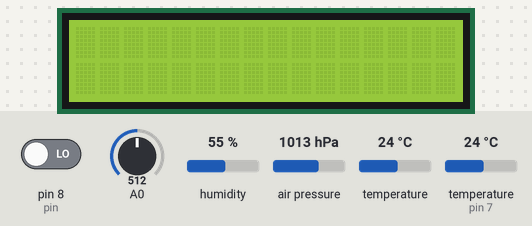
Recording of a sketch running on a simulated Arduino Uno, built with avr-gcc and run on an emulated ATmega328P. On the bench: 16×2 character LCD. The inputs (shaded band) are chosen by the test bench; at power-on: humidity 55 %, air pressure 1013 hPa, temperature 24 °C, A0 = 512, temperature (sensor on pin 7) 24 °C, pin 8 (pin) LOW. The modem accepts every AT command (registered, SIM ready, sends succeed) and sends nothing else; what the sketch prints to the serial monitor is not drawn.

Above: at 1.3 s.
1.4 s: humidity set to 22 %
At 5.1 s:
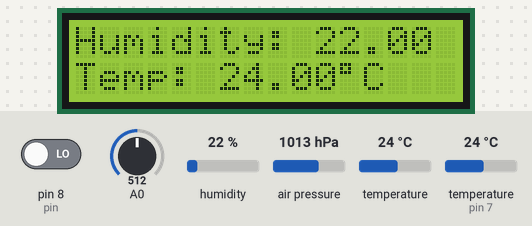
14.7 s: air pressure set to 952 hPa
At 16.4 s:
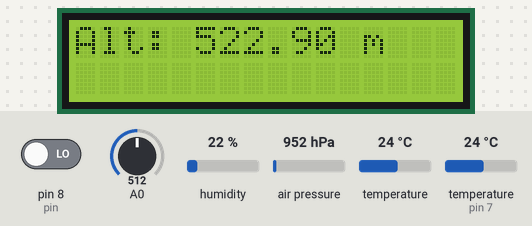
28.0 s: temperature (sensor 0) set to 12 °C
At 38.0 s:
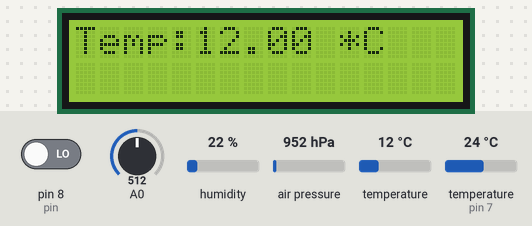
41.1 s: A0 set to 716
At 45.1 s:
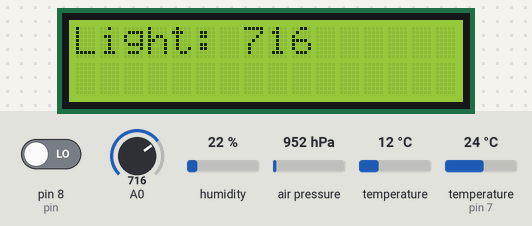
51.2 s: temperature (sensor on pin 7) set to 12 °C
At 57.8 s:
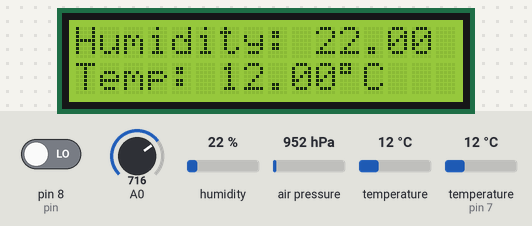
63.5 s: A0 set to 992
At 71.6 s:
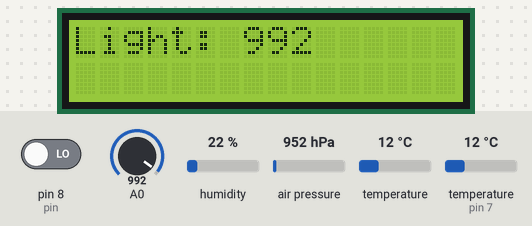
Timing chart, 0 to 73.1 s (numbered marks = the images above; inputs shaded):
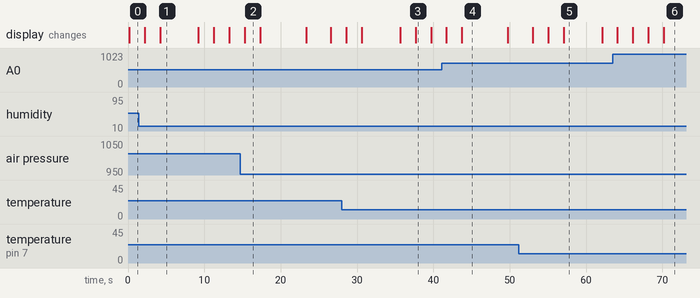

The sketch:

ICP3.ino
```cpp
//Importing Libraries
#include <DHT.h>
#include <DHT_U.h>
#include <LiquidCrystal_PCF8574.h>//LCD
#include <Adafruit_Sensor.h>
#include <Adafruit_BMP280.h>//Barometer
#include <SoftwareSerial.h>//Wifi

//Constants
#define DHTPIN 7     // what pin we're connected to
#define DHTTYPE DHT22   // DHT 22  (AM2302)
DHT dht(DHTPIN, DHTTYPE); //// Initialize DHT sensor for normal 16mhz Arduino

//LCD
LiquidCrystal_PCF8574 lcd(0x27);  // set the LCD address to 0x27 for a 16 chars and 2 line display


// Setted wifi name and passwrod also included write API key for ThinkSpeak.
SoftwareSerial esp8266(9,10);
String AP = "Supu";       // Wifi Username
String PASS = "12345678"; // Wifi Password
String API = "O5R2BXR7OMESYUM9";//Thingspeak API key
String HOST = "184.106.153.149";// Thingspeak host name
String PORT = "80";//Thingspeak port

/*
  -Thingspeak Parameters.
  -These fileds are used to send the data to the Thingspeak.
*/
String Temp = "field1";
String Hum = "field2";
String BTemp = "field3";
String BPres = "field4";
String BAlt = "field5";
String Light = "field6";
String Dust = "field7";

int countTrueCommand;
int countTimeCommand;
boolean found = false;
int valSensor = 1;

//BMP
Adafruit_BMP280 bmp; // I2C

//Temperature and Humidity Sensors variables
int chk;
float hum;  //Stores humidity value
float temp; //Stores temperature value
int light;
int pin = 8;

//Dust Sensors
unsigned long duration;
unsigned long starttime;
unsigned long sampletime_ms = 2000;
unsigned long lowpulseoccupancy = 0;
float ratio = 0;
float concentration = 0;

//Initial board setup code
void setup()
{
  Serial.begin(9600);
  //Starting the Temperature and Humidity Sensors.
  dht.begin();

  // When device is connected for the first time Dislpaying not gets displayed
  lcd.setBacklight(255);
  lcd.begin(16, 2);
  lcd.print("circuitdigest.com");
  lcd.setCursor(0,1);
  lcd.print("Connecting...");

  //wifi and thingspeak
  esp8266.begin(115200);
  sendCommand("AT",5,"OK");
  sendCommand("AT+CWMODE=1",5,"OK");
  sendCommand("AT+CWJAP=\""+ AP +"\",\""+ PASS +"\"",20,"OK");

  //barometer
  if (!bmp.begin()) {
    Serial.println(F("Could not find a valid BMP280 sensor, check wiring!"));
    while (1);
  }

  //Light sensor Input
  pinMode(A0,INPUT);

  //Dust sensor Input
  pinMode(8,INPUT);
  starttime = millis();
}

//Setting up the wifi
void sendCommand(String command, int maxTime, char readReplay[])
{
  Serial.print(countTrueCommand);
  Serial.print(". at command => ");
  Serial.print(command);
  Serial.print(" ");
  while(countTimeCommand < (maxTime*1))
  {
    esp8266.println(command);//at+cipsend
    if(esp8266.find(readReplay))//ok
    {
      found = true;
      break;
   }
    countTimeCommand++;
  }

  if(found == true)
  {
    Serial.println("OYI");
    countTrueCommand++;
    countTimeCommand = 0;
  }

  if(found == false)
  {
    Serial.println("Fail");
    countTrueCommand = 0;
    countTimeCommand = 0;
  }

  found = false;
}

//
void loop()
{
  lcd.clear();
  delay(2000);
  //Read data and store it to variables hum and temp
  hum = dht.readHumidity();
  temp= dht.readTemperature();
  //Print temp and humidity values to serial monitor
  Serial.print("Humidity: ");
  Serial.print(hum);
  Serial.print(" %, Temp: ");
  Serial.print(temp);
  Serial.println(" Celsius");

  /*Printing Temperature and Humidity sensor data to LCD*/
  lcd.setCursor(0,0);
  lcd.print("Temp & Humidity");
  lcd.setCursor(0,1);
  lcd.print("Sensor");
  delay(2000); //Delay 2 sec.
  lcd.clear();
  lcd.setCursor(0,0);
  lcd.print("Humidity: ");
  lcd.print(hum);
  lcd.print(" %");
  lcd.setCursor(0,1);
  lcd.print("Temp: ");
  lcd.print(temp);
  lcd.print( (char)223);
  lcd.print("C");
  delay(5000); //Delay 2 sec.
  lcd.clear();

  //Barometer Sensor
  Serial.print("Barometer sensor");
  lcd.print("Barometer sensor");
  delay(2000);
  Serial.print(F("Temperature = "));
  Serial.print(bmp.readTemperature());
  Serial.println(" *C");

  /*Printing Barometer Temperature sensor data to LCD*/
  lcd.clear();
  lcd.setCursor(0,0);
  lcd.print("Temp:");
  lcd.print(bmp.readTemperature());
  lcd.print(" *C");
  delay(2000);
  lcd.clear();
  Serial.print(F("Pressure = "));
  Serial.print(bmp.readPressure());
  Serial.println(" Pa");

  /*Printing Barometer Pressure sensor data to LCD*/
  lcd.print("Pres: ");
  lcd.print(bmp.readPressure());
  lcd.setCursor(0,1);
  lcd.print(" Pa");
  delay(2000);
  lcd.clear();
  Serial.print(F("Approx altitude = "));
  Serial.print(bmp.readAltitude(1013.25)); // this should be adjusted to your local forcase
  Serial.println(" m");
  /*Printing Barometer Altitude sensor data to LCD*/
  lcd.setCursor(0,0);
  lcd.print("Alt: ");
  lcd.print(bmp.readAltitude(1013.25));
  lcd.print(" m");
  Serial.println();
  delay(2000);

  //Light Sensor
  light=analogRead(A0);
  Serial.println("Light = " + String(light));

  /*Printing Light sensor data to LCD*/
  lcd.clear();
  lcd.print("Light sensor");
  lcd.clear();
  lcd.print("Light: ");
  lcd.print(String(light));
  delay(5000);

  //Dust Sensor
  duration = pulseIn(pin, LOW);
  lowpulseoccupancy = lowpulseoccupancy+duration;
  if ((millis()-starttime) >= sampletime_ms) //if the sampel time = = 30s
  {
    ratio = lowpulseoccupancy/(sampletime_ms*10.0);
    concentration = 1.1*pow(ratio,3)-3.8*pow(ratio,2)+520*ratio+0.62;

    /*Printing Dust sensor data to Serial Monitor*/
    Serial.print("Concentration = ");
    Serial.print(concentration);
    Serial.println(" pcs/0.01cf");
    Serial.println("\n");
    lowpulseoccupancy = 0;
    starttime = millis();

    /*Printing Dust sensor data to LCD*/
    lcd.clear();
    lcd.print("Dust sensor");
    lcd.clear();
    lcd.print("Dust: ");
    lcd.print(concentration);
    lcd.print(" pcs/0.01cf");

    /*
    Sending the below data to ThingSpeak:
    -Light.
    -Dust.
   */
    String getData1 = "GET /update?api_key="+ API +"&"+ Light +"="+String(light)+"&"+ Dust +"="+String(concentration);
    sendCommand("AT+CIPMUX=1",5,"OK");
    sendCommand("AT+CIPSTART=0,\"TCP\",\""+ HOST +"\","+ PORT,15,"OK");
    sendCommand("AT+CIPSEND=0," +String(getData1.length()+4),4,">");
    esp8266.println(getData1);
    countTrueCommand++;
    sendCommand("AT+CIPCLOSE=0",5,"OK");
  }

  delay(3000);

  /*
    Sending the below data to ThingSpeak:
    -Temperature.
    -Humidity.
    -Barometer Temperature.
    -Pressure.
    -Altitude.
  */
  String getData = "GET /update?api_key="+ API +"&"+ Temp +"="+String(temp) +"&"+ Hum +"="+String(hum)+"&"+ BTemp +"="+String(bmp.readTemperature())+"&"+ BPres +"="+String(bmp.readPressure())+"&"+ BAlt +"="+String(bmp.readAltitude(1013.25));
  sendCommand("AT+CIPMUX=1",5,"OK");
  sendCommand("AT+CIPSTART=0,\"TCP\",\""+ HOST +"\","+ PORT,15,"OK");
  sendCommand("AT+CIPSEND=0," +String(getData.length()+4),4,">");
  esp8266.println(getData);

  countTrueCommand++;
  sendCommand("AT+CIPCLOSE=0",5,"OK");

}
```

Measured:
- what the display in image 1 shows lasts 5.0 s, from 4.2 s to 9.2 s
- what the display in image 2 shows lasts 2.0 s, from 15.3 s to 17.3 s
- what the display in image 4 shows lasts 6.1 s, from 43.7 s to 49.8 s
